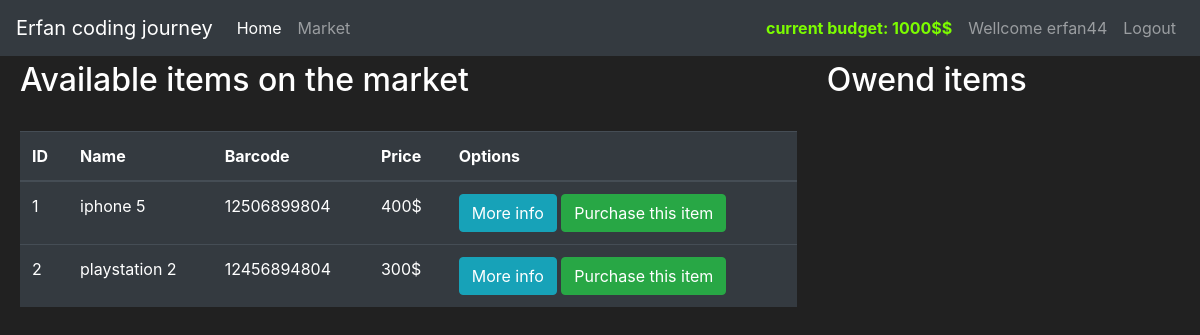
The page /Market (signed in) on the database its author committed.
### market/models.py (models this page shows, shortened)
class User(db.Model,UserMixin):
    id = db.Column(db.Integer(),primary_key = True)
    username = db.Column(db.String(length = 30),nullable = False,unique = True)
    email_address = db.Column(db.String(length = 50),nullable = False,unique = True)
    password_hash = db.Column(db.String(length = 60),nullable = False,unique = False)
    budget = db.Column(db.Integer(), nullable = False,default = 1000)
    items = db.relationship('Item',backref = "owend_user",lazy = True)
    @property
    @property
    def password(self):
        return self.password

class Item(db.Model):
    id = db.Column(db.Integer(),primary_key = True)
    name = db.Column(db.String(length = 30), nullable = False,unique = True)
    Price = db.Column(db.Integer(), nullable = False)
    barcode = db.Column(db.String(length = 12), nullable = False,unique = True)
    description = db.Column(db.String(length = 1024),nullable = False,unique = True)
    owner = db.Column(db.Integer(),db.ForeignKey("user.id"))

### market/route.py (the view, shortened to what this page needs)
@app.route('/Market',methods = ["GET","POST"])
@login_required
def market_page():
    purchase_form = PurchaseItemForm()
    sellForm = SellItemForm()
    if request.method == "GET":
        items = Item.query.filter_by(owner=None)
        owend_items = Item.query.filter_by(owner = current_user.id)
        return render_template('market.html',items = items , purchase_form=purchase_form,owend_items=owend_items , sellForm = sellForm)

### market/models.py (called while the page is built)
@login_manager.user_loader
def load_user(user_id):
    return User.query.get(int(user_id))

### market/templates/market.html (shortened to what this page needs)
{%extends "base.html"%}
{% block content %}
<div class="row" style="margin-top: 5px;margin-left: 5px;">
    <div class="col-8">
        <h2>Available items on the market</h2>
        <br>
        <table class="table table-hover table-dark">
            <thead>
                <tr>
                    <th scope="col">ID</th>
                    <th scope="col">Name</th>
                    <th scope="col">Barcode</th>
                    <th scope="col">Price</th>
                    <th scope="col">Options</th>
                </tr>
            </thead>
            <tbody>
                    {% for item in items %}
                        <tr>
                            <td>{{item.id}}</td>
                            <td>{{item.name}}</td>
                            <td>{{item.barcode}}</td>
                            <td>{{item.Price}}$</td>
                            <td>
                                <button class="btn btn-outline btn-info" data-toggle="modal" data-target="#Modal-MoreInfo-{{ item.id }}">More info</button>
                                <button class="btn btn-outline btn-success" data-toggle="modal" data-target="#Modal-PurchaseConfirm-{{item.id}}">Purchase this item</button>
                            </td>
                        </tr>
                    {% endfor %}
            </tbody>
        </table>
    </div>
    <div class="col-4">
        <h2>Owend items</h2>
        <br>
    </div>
</div>
{% endblock %}

### market/templates/base.html (shortened to what this page needs)
<!doctype html>
<html lang="en">
   <head>
      <link rel="stylesheet" href="https://cdn.jsdelivr.net/npm/bootstrap@4.5.3/dist/css/bootstrap.min.css">
   </head>
   <body>
    <nav class="navbar navbar-expand-md navbar-dark bg-dark">
      <a class="navbar-brand" href="#">Erfan coding journey</a>
        <div class="collapse navbar-collapse" id="navbarNav">
          <ul class="navbar-nav mr-auto">
            <li class="nav-item active">
                <a class="nav-link" href="{{ url_for('home_page') }}">Home <span class="sr-only">(current)</span></a>
            </li>
            <li class="nav-item">
                <a class="nav-link" href="{{ url_for('market_page') }}">Market</a>
            </li>
        </ul>
          {% if current_user.username == "admin1" %}
            <ul class="navbar-nav">
              <li class="nav-item">
                <a class="nav-link" style="color: lawngreen; font-weight: bold;">
                  <i class="bi bi-currency-dollar"></i>
                current budget: Unlimited
                </a>
                </li>
              <li class="nav-item">
                <a class="nav-link">Wellcome {{ current_user.username }}</a>
              </li>
              <li class="nav-item">
                <a class="nav-link" href="{{ url_for('logout_page') }}">Logout</a>
              </li>
              <li class="nav-item">
                <a class="nav-link" href="{{ url_for('admin_page') }}">admin panel</a>
              </li>
            </ul>
          {% elif current_user.is_authenticated %}
            <ul class="navbar-nav">
                <li class="nav-item">
                  <a class="nav-link" style="color: lawngreen; font-weight: bold;">
                    current budget: {{ current_user.budget}}$$
                  </a>
                </li>
              <li class="nav-item">
                  <a class="nav-link">Wellcome {{ current_user.username }}</a>
              </li>
              <li class="nav-item">
                  <a class="nav-link" href="{{ url_for('logout_page') }}">Logout</a>
              </li>
            </ul>
          {% endif %}
        </div>
    </nav>
         {% block content %}
         {% endblock %}
   </body>
</html>

### market/templates/base.html (style rules this page uses)
body { background-color: #212121; color: white }

### rows shown on the page
User: budget "1000", username "erfan44"
Item: id "1", name "iphone 5", barcode "12506899804", Price "400"
Item: id "2", name "playstation 2", barcode "12456894804", Price "300"
